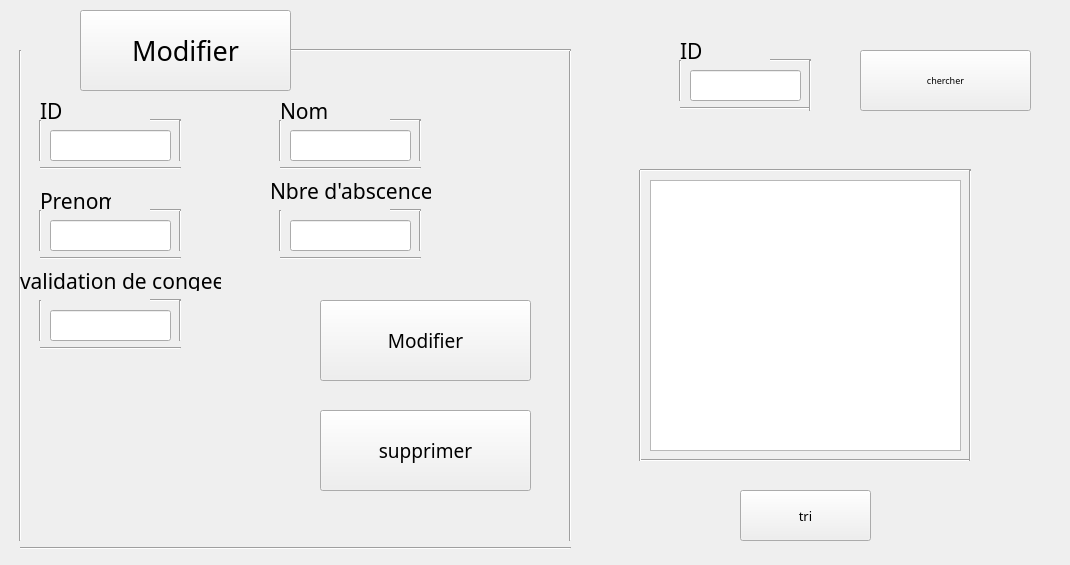
   <widget class="QWidget" name="tab_9">
    <attribute name="title">
     <string>Modifier</string>
    </attribute>
    <widget class="QTableView" name="tableView_3">
     <property name="geometry">
      <rect>
       <x>650</x>
       <y>180</y>
       <width>311</width>
       <height>271</height>
      </rect>
     </property>
    </widget>
    <widget class="QLineEdit" name="lineEdit_nbm">
     <property name="geometry">
      <rect>
       <x>290</x>
       <y>220</y>
       <width>121</width>
       <height>31</height>
      </rect>
     </property>
     <property name="font">
      <font>
       <family>Bahnschrift</family>
       <pointsize>10</pointsize>
      </font>
     </property>
    </widget>
    <widget class="QLineEdit" name="lineEdit_pm">
     <property name="geometry">
      <rect>
       <x>50</x>
       <y>220</y>
       <width>121</width>
       <height>31</height>
      </rect>
     </property>
     <property name="font">
      <font>
       <family>Bahnschrift</family>
       <pointsize>10</pointsize>
      </font>
     </property>
    </widget>
    <widget class="QLineEdit" name="lineEdit_idm">
     <property name="geometry">
      <rect>
       <x>50</x>
       <y>130</y>
       <width>121</width>
       <height>31</height>
      </rect>
     </property>
     <property name="font">
      <font>
       <family>Bahnschrift</family>
       <pointsize>10</pointsize>
      </font>
     </property>
    </widget>
    <widget class="QPushButton" name="pushButton_8">
     <property name="geometry">
      <rect>
       <x>320</x>
       <y>300</y>
       <width>211</width>
       <height>81</height>
      </rect>
     </property>
     <property name="font">
      <font>
       <family>Bahnschrift</family>
       <pointsize>14</pointsize>
      </font>
     </property>
     <property name="text">
      <string>Modifier</string>
     </property>
    </widget>
    <widget class="QPushButton" name="pushButton_9">
     <property name="geometry">
      <rect>
       <x>320</x>
       <y>410</y>
       <width>211</width>
       <height>81</height>
      </rect>
     </property>
     <property name="font">
      <font>
       <family>Bahnschrift</family>
       <pointsize>14</pointsize>
      </font>
     </property>
     <property name="text">
      <string>supprimer</string>
     </property>
    </widget>
    <widget class="Line" name="line_139">
     <property name="geometry">
      <rect>
       <x>40</x>
       <y>160</y>
       <width>141</width>
       <height>16</height>
      </rect>
     </property>
     <property name="orientation">
      <enum>Qt::Horizontal</enum>
     </property>
    </widget>
    <widget class="Line" name="line_140">
     <property name="geometry">
      <rect>
       <x>150</x>
       <y>290</y>
       <width>31</width>
       <height>20</height>
      </rect>
     </property>
     <property name="orientation">
      <enum>Qt::Horizontal</enum>
     </property>
    </widget>
    <widget class="Line" name="line_141">
     <property name="geometry">
      <rect>
       <x>150</x>
       <y>110</y>
       <width>31</width>
       <height>20</height>
      </rect>
     </property>
     <property name="orientation">
      <enum>Qt::Horizontal</enum>
     </property>
    </widget>
    <widget class="Line" name="line_142">
     <property name="geometry">
      <rect>
       <x>390</x>
       <y>110</y>
       <width>31</width>
       <height>20</height>
      </rect>
     </property>
     <property name="orientation">
      <enum>Qt::Horizontal</enum>
     </property>
    </widget>
    <widget class="Line" name="line_143">
     <property name="geometry">
      <rect>
       <x>280</x>
       <y>160</y>
       <width>141</width>
       <height>16</height>
      </rect>
     </property>
     <property name="orientation">
      <enum>Qt::Horizontal</enum>
     </property>
    </widget>
    <widget class="Line" name="line_144">
     <property name="geometry">
      <rect>
       <x>40</x>
       <y>340</y>
       <width>141</width>
       <height>16</height>
      </rect>
     </property>
     <property name="orientation">
      <enum>Qt::Horizontal</enum>
     </property>
    </widget>
    <widget class="Line" name="line_145">
     <property name="geometry">
      <rect>
       <x>30</x>
       <y>120</y>
       <width>20</width>
       <height>41</height>
      </rect>
     </property>
     <property name="orientation">
      <enum>Qt::Vertical</enum>
     </property>
    </widget>
    <widget class="Line" name="line_146">
     <property name="geometry">
      <rect>
       <x>170</x>
       <y>120</y>
       <width>20</width>
       <height>41</height>
      </rect>
     </property>
     <property name="orientation">
      <enum>Qt::Vertical</enum>
     </property>
    </widget>
    <widget class="Line" name="line_147">
     <property name="geometry">
      <rect>
       <x>170</x>
       <y>300</y>
       <width>20</width>
       <height>41</height>
      </rect>
     </property>
     <property name="orientation">
      <enum>Qt::Vertical</enum>
     </property>
    </widget>
    <widget class="Line" name="line_148">
     <property name="geometry">
      <rect>
       <x>30</x>
       <y>300</y>
       <width>20</width>
       <height>41</height>
      </rect>
     </property>
     <property name="orientation">
      <enum>Qt::Vertical</enum>
     </property>
    </widget>
    <widget class="Line" name="line_149">
     <property name="geometry">
      <rect>
       <x>270</x>
       <y>120</y>
       <width>20</width>
       <height>41</height>
      </rect>
     </property>
     <property name="orientation">
      <enum>Qt::Vertical</enum>
     </property>
    </widget>
    <widget class="Line" name="line_150">
     <property name="geometry">
      <rect>
       <x>410</x>
       <y>120</y>
       <width>20</width>
       <height>41</height>
      </rect>
     </property>
     <property name="orientation">
      <enum>Qt::Vertical</enum>
     </property>
    </widget>
    <widget class="Line" name="line_151">
     <property name="geometry">
      <rect>
       <x>10</x>
       <y>50</y>
       <width>20</width>
       <height>491</height>
      </rect>
     </property>
     <property name="orientation">
      <enum>Qt::Vertical</enum>
     </property>
    </widget>
    <widget class="Line" name="line_152">
     <property name="geometry">
      <rect>
       <x>560</x>
       <y>50</y>
       <width>20</width>
       <height>491</height>
      </rect>
     </property>
     <property name="orientation">
      <enum>Qt::Vertical</enum>
     </property>
    </widget>
    <widget class="Line" name="line_153">
     <property name="geometry">
      <rect>
       <x>20</x>
       <y>540</y>
       <width>551</width>
       <height>16</height>
      </rect>
     </property>
     <property name="orientation">
      <enum>Qt::Horizontal</enum>
     </property>
    </widget>
    <widget class="Line" name="line_154">
     <property name="geometry">
      <rect>
       <x>290</x>
       <y>40</y>
       <width>281</width>
       <height>20</height>
      </rect>
     </property>
     <property name="orientation">
      <enum>Qt::Horizontal</enum>
     </property>
    </widget>
    <widget class="Line" name="line_155">
     <property name="geometry">
      <rect>
       <x>640</x>
       <y>450</y>
       <width>331</width>
       <height>20</height>
      </rect>
     </property>
     <property name="orientation">
      <enum>Qt::Horizontal</enum>
     </property>
    </widget>
    <widget class="Line" name="line_156">
     <property name="geometry">
      <rect>
       <x>630</x>
       <y>170</y>
       <width>20</width>
       <height>291</height>
      </rect>
     </property>
     <property name="orientation">
      <enum>Qt::Vertical</enum>
     </property>
    </widget>
    <widget class="Line" name="line_157">
     <property name="geometry">
      <rect>
       <x>640</x>
       <y>160</y>
       <width>331</width>
       <height>20</height>
      </rect>
     </property>
     <property name="orientation">
      <enum>Qt::Horizontal</enum>
     </property>
    </widget>
    <widget class="Line" name="line_158">
     <property name="geometry">
      <rect>
       <x>960</x>
       <y>170</y>
       <width>21</width>
       <height>291</height>
      </rect>
     </property>
     <property name="orientation">
      <enum>Qt::Vertical</enum>
     </property>
    </widget>
    <widget class="QLabel" name="label_45">
     <property name="geometry">
      <rect>
       <x>40</x>
       <y>100</y>
       <width>71</width>
       <height>21</height>
      </rect>
     </property>
     <property name="font">
      <font>
       <family>Bahnschrift</family>
       <pointsize>16</pointsize>
      </font>
     </property>
     <property name="text">
      <string>ID</string>
     </property>
    </widget>
    <widget class="QLabel" name="label_46">
     <property name="geometry">
      <rect>
       <x>20</x>
       <y>270</y>
       <width>201</width>
       <height>21</height>
      </rect>
     </property>
     <property name="font">
      <font>
       <family>Bahnschrift</family>
       <pointsize>16</pointsize>
      </font>
     </property>
     <property name="text">
      <string>validation de congee</string>
     </property>
    </widget>
    <widget class="QLabel" name="label_47">
     <property name="geometry">
      <rect>
       <x>280</x>
       <y>100</y>
       <width>111</width>
       <height>21</height>
      </rect>
     </property>
     <property name="font">
      <font>
       <family>Bahnschrift</family>
       <pointsize>16</pointsize>
      </font>
     </property>
     <property name="text">
      <string>Nom</string>
     </property>
    </widget>
    <widget class="QPushButton" name="pushButton_16">
     <property name="geometry">
      <rect>
       <x>740</x>
       <y>490</y>
       <width>131</width>
       <height>51</height>
      </rect>
     </property>
     <property name="font">
      <font>
       <family>Bahnschrift</family>
       <pointsize>10</pointsize>
      </font>
     </property>
     <property name="text">
      <string>tri</string>
     </property>
    </widget>
    <widget class="QPushButton" name="pushButton_17">
     <property name="geometry">
      <rect>
       <x>860</x>
       <y>50</y>
       <width>171</width>
       <height>61</height>
      </rect>
     </property>
     <property name="font">
      <font>
       <family>Bahnschrift</family>
       <pointsize>7</pointsize>
      </font>
     </property>
     <property name="text">
      <string>chercher</string>
     </property>
    </widget>
    <widget class="QLineEdit" name="lineEdit_idmc">
     <property name="geometry">
      <rect>
       <x>690</x>
       <y>70</y>
       <width>111</width>
       <height>31</height>
      </rect>
     </property>
     <property name="font">
      <font>
       <family>Bahnschrift</family>
       <pointsize>10</pointsize>
      </font>
     </property>
    </widget>
    <widget class="QPushButton" name="pushButton_18">
     <property name="geometry">
      <rect>
       <x>80</x>
       <y>10</y>
       <width>211</width>
       <height>81</height>
      </rect>
     </property>
     <property name="font">
      <font>
       <family>Bahnschrift</family>
       <pointsize>20</pointsize>
      </font>
     </property>
     <property name="text">
      <string>Modifier</string>
     </property>
    </widget>
    <widget class="QLabel" name="label_49">
     <property name="geometry">
      <rect>
       <x>40</x>
       <y>10</y>
       <width>71</width>
       <height>71</height>
      </rect>
     </property>
     <property name="text">
      <string/>
     </property>
    </widget>
    <widget class="QLabel" name="label_4">
     <property name="geometry">
      <rect>
       <x>0</x>
       <y>-20</y>
       <width>1061</width>
       <height>541</height>
      </rect>
     </property>
     <property name="text">
      <string/>
     </property>
    </widget>
    <widget class="QLabel" name="label_50">
     <property name="geometry">
      <rect>
       <x>280</x>
       <y>410</y>
       <width>71</width>
       <height>71</height>
      </rect>
     </property>
     <property name="text">
      <string/>
     </property>
    </widget>
    <widget class="Line" name="line_159">
     <property name="geometry">
      <rect>
       <x>680</x>
       <y>100</y>
       <width>131</width>
       <height>16</height>
      </rect>
     </property>
     <property name="orientation">
      <enum>Qt::Horizontal</enum>
     </property>
    </widget>
    <widget class="Line" name="line_160">
     <property name="geometry">
      <rect>
       <x>770</x>
       <y>50</y>
       <width>41</width>
       <height>20</height>
      </rect>
     </property>
     <property name="orientation">
      <enum>Qt::Horizontal</enum>
     </property>
    </widget>
    <widget class="Line" name="line_161">
     <property name="geometry">
      <rect>
       <x>670</x>
       <y>60</y>
       <width>20</width>
       <height>41</height>
      </rect>
     </property>
     <property name="orientation">
      <enum>Qt::Vertical</enum>
     </property>
    </widget>
    <widget class="Line" name="line_162">
     <property name="geometry">
      <rect>
       <x>800</x>
       <y>60</y>
       <width>20</width>
       <height>51</height>
      </rect>
     </property>
     <property name="orientation">
      <enum>Qt::Vertical</enum>
     </property>
    </widget>
    <widget class="QLabel" name="label_51">
     <property name="geometry">
      <rect>
       <x>680</x>
       <y>40</y>
       <width>111</width>
       <height>21</height>
      </rect>
     </property>
     <property name="font">
      <font>
       <family>Bahnschrift</family>
       <pointsize>16</pointsize>
      </font>
     </property>
     <property name="text">
      <string>ID</string>
     </property>
    </widget>
    <widget class="QLabel" name="label_52">
     <property name="geometry">
      <rect>
       <x>810</x>
       <y>60</y>
       <width>51</width>
       <height>51</height>
      </rect>
     </property>
     <property name="text">
      <string/>
     </property>
    </widget>
    <widget class="Line" name="line_163">
     <property name="geometry">
      <rect>
       <x>40</x>
       <y>250</y>
       <width>141</width>
       <height>16</height>
      </rect>
     </property>
     <property name="orientation">
      <enum>Qt::Horizontal</enum>
     </property>
    </widget>
    <widget class="QLabel" name="label_53">
     <property name="geometry">
      <rect>
       <x>40</x>
       <y>190</y>
       <width>71</width>
       <height>21</height>
      </rect>
     </property>
     <property name="font">
      <font>
       <family>Bahnschrift</family>
       <pointsize>16</pointsize>
      </font>
     </property>
     <property name="text">
      <string>Prenom</string>
     </property>
    </widget>
    <widget class="QLineEdit" name="lineEdit_nm">
     <property name="geometry">
      <rect>
       <x>290</x>
       <y>130</y>
       <width>121</width>
       <height>31</height>
      </rect>
     </property>
     <property name="font">
      <font>
       <family>Bahnschrift</family>
       <pointsize>10</pointsize>
      </font>
     </property>
    </widget>
    <widget class="Line" name="line_164">
     <property name="geometry">
      <rect>
       <x>170</x>
       <y>210</y>
       <width>20</width>
       <height>41</height>
      </rect>
     </property>
     <property name="orientation">
      <enum>Qt::Vertical</enum>
     </property>
    </widget>
    <widget class="Line" name="line_165">
     <property name="geometry">
      <rect>
       <x>30</x>
       <y>210</y>
       <width>20</width>
       <height>41</height>
      </rect>
     </property>
     <property name="orientation">
      <enum>Qt::Vertical</enum>
     </property>
    </widget>
    <widget class="Line" name="line_166">
     <property name="geometry">
      <rect>
       <x>150</x>
       <y>200</y>
       <width>31</width>
       <height>20</height>
      </rect>
     </property>
     <property name="orientation">
      <enum>Qt::Horizontal</enum>
     </property>
    </widget>
    <widget class="Line" name="line_167">
     <property name="geometry">
      <rect>
       <x>410</x>
       <y>210</y>
       <width>20</width>
       <height>41</height>
      </rect>
     </property>
     <property name="orientation">
      <enum>Qt::Vertical</enum>
     </property>
    </widget>
    <widget class="Line" name="line_168">
     <property name="geometry">
      <rect>
       <x>280</x>
       <y>250</y>
       <width>141</width>
       <height>16</height>
      </rect>
     </property>
     <property name="orientation">
      <enum>Qt::Horizontal</enum>
     </property>
    </widget>
    <widget class="QLabel" name="label_54">
     <property name="geometry">
      <rect>
       <x>270</x>
       <y>180</y>
       <width>161</width>
       <height>21</height>
      </rect>
     </property>
     <property name="font">
      <font>
       <family>Bahnschrift</family>
       <pointsize>16</pointsize>
      </font>
     </property>
     <property name="text">
      <string>Nbre d'abscence</string>
     </property>
    </widget>
    <widget class="Line" name="line_169">
     <property name="geometry">
      <rect>
       <x>270</x>
       <y>210</y>
       <width>20</width>
       <height>41</height>
      </rect>
     </property>
     <property name="orientation">
      <enum>Qt::Vertical</enum>
     </property>
    </widget>
    <widget class="QLineEdit" name="lineEdit_vm">
     <property name="geometry">
      <rect>
       <x>50</x>
       <y>310</y>
       <width>121</width>
       <height>31</height>
      </rect>
     </property>
     <property name="font">
      <font>
       <family>Bahnschrift</family>
       <pointsize>10</pointsize>
      </font>
     </property>
    </widget>
    <widget class="Line" name="line_170">
     <property name="geometry">
      <rect>
       <x>390</x>
       <y>200</y>
       <width>31</width>
       <height>20</height>
      </rect>
     </property>
     <property name="orientation">
      <enum>Qt::Horizontal</enum>
     </property>
    </widget>
    <zorder>label_4</zorder>
    <zorder>tableView_3</zorder>
    <zorder>lineEdit_nbm</zorder>
    <zorder>lineEdit_pm</zorder>
    <zorder>lineEdit_idm</zorder>
    <zorder>pushButton_8</zorder>
    <zorder>pushButton_9</zorder>
    <zorder>line_139</zorder>
    <zorder>line_140</zorder>
    <zorder>line_141</zorder>
    <zorder>line_142</zorder>
    <zorder>line_143</zorder>
    <zorder>line_144</zorder>
    <zorder>line_145</zorder>
    <zorder>line_146</zorder>
    <zorder>line_147</zorder>
    <zorder>line_148</zorder>
    <zorder>line_149</zorder>
    <zorder>line_150</zorder>
    <zorder>line_151</zorder>
    <zorder>line_152</zorder>
    <zorder>line_153</zorder>
    <zorder>line_154</zorder>
    <zorder>line_155</zorder>
    <zorder>line_156</zorder>
    <zorder>line_157</zorder>
    <zorder>line_158</zorder>
    <zorder>label_45</zorder>
    <zorder>label_46</zorder>
    <zorder>label_47</zorder>
    <zorder>pushButton_16</zorder>
    <zorder>pushButton_17</zorder>
    <zorder>lineEdit_idmc</zorder>
    <zorder>pushButton_18</zorder>
    <zorder>label_49</zorder>
    <zorder>label_50</zorder>
    <zorder>line_159</zorder>
    <zorder>line_160</zorder>
    <zorder>line_161</zorder>
    <zorder>line_162</zorder>
    <zorder>label_51</zorder>
    <zorder>label_52</zorder>
    <zorder>line_163</zorder>
    <zorder>label_53</zorder>
    <zorder>lineEdit_nm</zorder>
    <zorder>line_164</zorder>
    <zorder>line_165</zorder>
    <zorder>line_166</zorder>
    <zorder>line_167</zorder>
    <zorder>line_168</zorder>
    <zorder>label_54</zorder>
    <zorder>line_169</zorder>
    <zorder>lineEdit_vm</zorder>
    <zorder>line_170</zorder>
   </widget>
